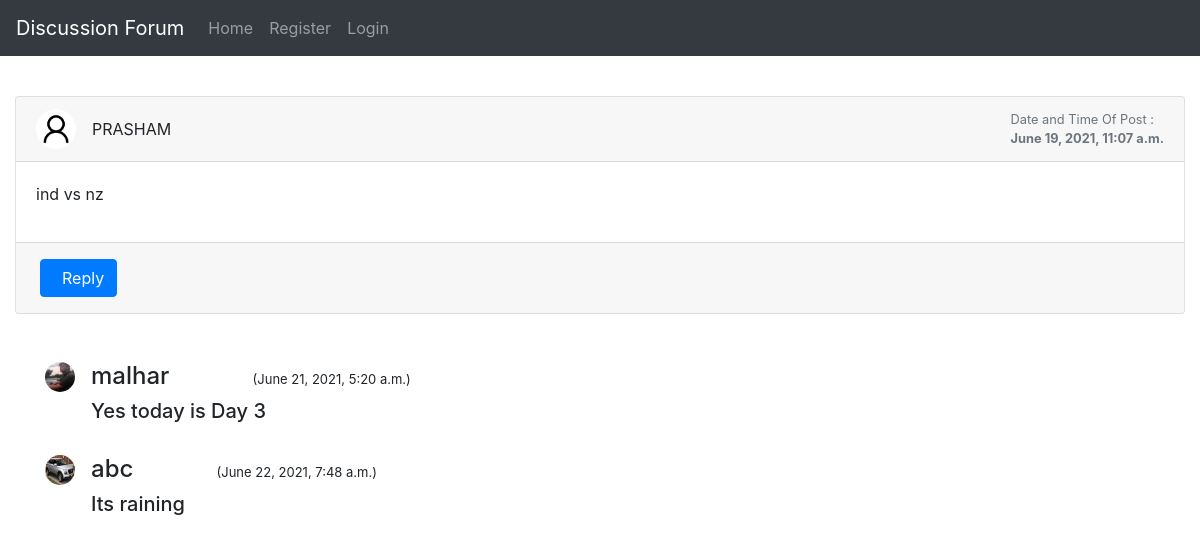
Page /discussion/19/ on the committed database.
### profile_of_user/models.py (models this page shows)
class Post(models.Model):
    user1 = models.ForeignKey(User, on_delete=models.CASCADE, default=1)
    post_id = models.AutoField
    post_content = models.CharField(max_length=5000)
    timestamp= models.DateTimeField(default=now)
    image = models.ImageField(upload_to="images",default="")

class Replie(models.Model):
    user = models.ForeignKey(User, on_delete=models.CASCADE, default=1)
    reply_id = models.AutoField
    reply_content = models.CharField(max_length=5000)
    post = models.ForeignKey(Post, on_delete=models.CASCADE, default='')
    timestamp= models.DateTimeField(default=now)
    image = models.ImageField(upload_to="images",default="")

### profile_of_user/views.py (the view, shortened to what this page needs)
# urls.py: path("discussion/<int:myid>/", views.discussion, name="Discussions"),
def discussion(request, myid):
    post = Post.objects.filter(id=myid).first()
    replies = Replie.objects.filter(post=post)
    return render(request, "discussion.html", {'post':post, 'replies':replies})

### profile_of_user/templates/discussion.html (shortened to what this page needs)
{% extends 'basic.html' %}
{% block body %}
<br>
<div class="container-fluid mt-5">
    <div class="row">
        <div class="col-md-12">
            <div class="card mb-4">
                <div class="card-header">
                    <div class="media flex-wrap w-100 align-items-center"> <img src="/media/{{post.image}}"
                            class="d-block ui-w-40 rounded-circle" alt="" width="40px" height="40px">
                        <div class="media-body ml-3" style="text-transform: uppercase;"> <a data-abc="true">{{post.user1}}</a>
                        </div>
                        <div class="text-muted small ml-3">
                            <div>Date and Time Of Post :</div>
                            <div><strong>{{post.timestamp}}</strong></div>
                        </div>
                    </div>
                </div>
                <div class="card-body">
                    <p>{{post.post_content}}</p>
                </div>
                <div class="card-footer d-flex flex-wrap justify-content-between align-items-center px-0 pt-0 pb-3">
                    <div class="px-4 pt-3"> <button type="button" class="btn btn-primary" data-target="#reply" data-toggle="modal">&nbsp; Reply</button> </div>
                </div>
            </div>
        </div>
    </div>
</div>
{% for reply in replies %}
<br>
<div class="container">
<div class="media">
    <img class="mr-3 rounded-circle" src="/media/{{reply.image}}" alt="." width="30px" height="30px">
    <div class="media-body">
      <h4 class="mt-0">{{reply.user}}	&nbsp;	&nbsp;	&nbsp;	&nbsp;	&nbsp;	&nbsp;  <span><small style="font-size: 13px;">({{reply.timestamp}})</small></span></h4>
      <h5>{{reply.reply_content}}</h5>
    </div>
  </div>
</div>
{% endfor %}
{% endblock %}

### rows in the picture
Post: image (placeholder picture), user1 "PRASHAM", timestamp "June 19, 2021, 11:07 a.m.", post_content "ind vs nz"
Replie: image (picture), user "malhar", timestamp "June 21, 2021, 5:20 a.m.", reply_content "Yes today is Day 3"
Replie: image (picture), user "abc", timestamp "June 22, 2021, 7:48 a.m.", reply_content "Its raining"
